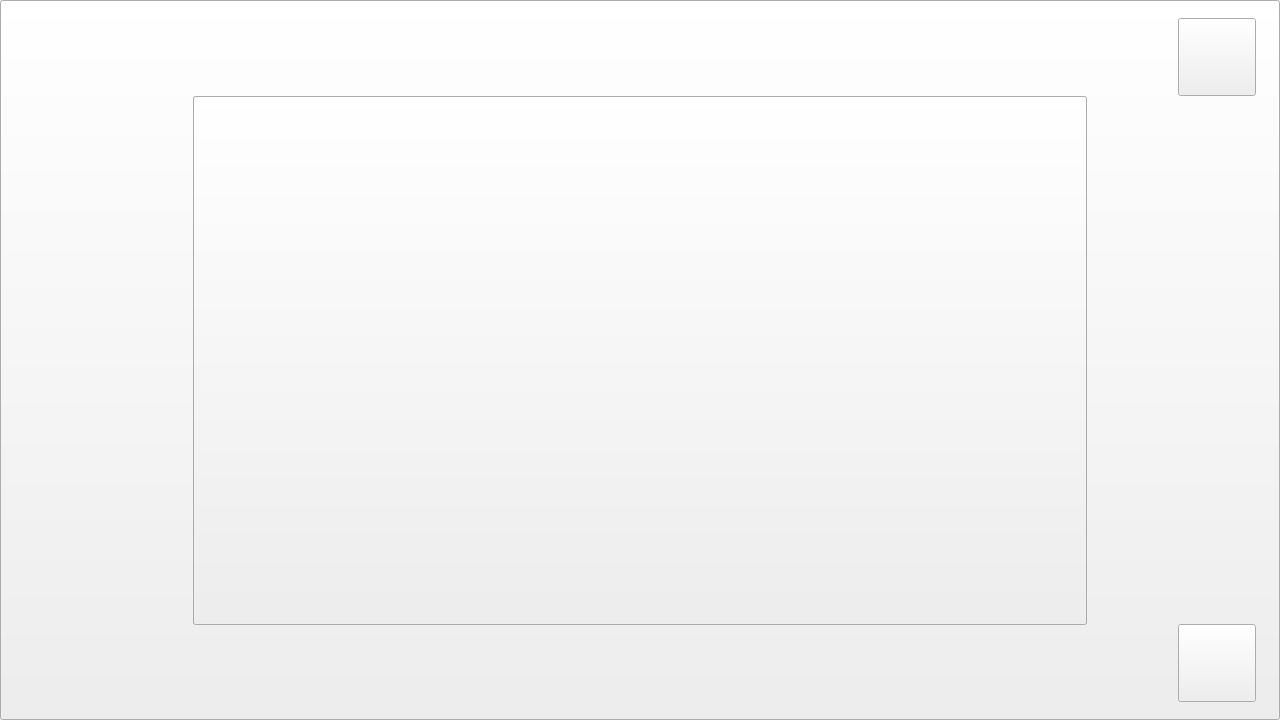
<?xml version="1.0" encoding="UTF-8"?>
<ui version="4.0">
 <class>MainWindow</class>
 <widget class="QWidget" name="MainWindow">
  <property name="geometry">
   <rect>
    <x>0</x>
    <y>0</y>
    <width>1280</width>
    <height>720</height>
   </rect>
  </property>
  <property name="minimumSize">
   <size>
    <width>1280</width>
    <height>720</height>
   </size>
  </property>
  <property name="maximumSize">
   <size>
    <width>1280</width>
    <height>720</height>
   </size>
  </property>
  <property name="windowTitle">
   <string>Soduku-MainWindow</string>
  </property>
  <widget class="QPushButton" name="buttonLove">
   <property name="geometry">
    <rect>
     <x>1178</x>
     <y>18</y>
     <width>78</width>
     <height>78</height>
    </rect>
   </property>
   <property name="minimumSize">
    <size>
     <width>78</width>
     <height>78</height>
    </size>
   </property>
   <property name="maximumSize">
    <size>
     <width>78</width>
     <height>78</height>
    </size>
   </property>
   <property name="styleSheet">
    <string notr="true">border-image: url(:/resources/MainWindow/buttonLove.png);</string>
   </property>
   <property name="text">
    <string/>
   </property>
  </widget>
  <widget class="QPushButton" name="buttonIntro">
   <property name="geometry">
    <rect>
     <x>1178</x>
     <y>624</y>
     <width>78</width>
     <height>78</height>
    </rect>
   </property>
   <property name="minimumSize">
    <size>
     <width>78</width>
     <height>78</height>
    </size>
   </property>
   <property name="maximumSize">
    <size>
     <width>78</width>
     <height>78</height>
    </size>
   </property>
   <property name="styleSheet">
    <string notr="true">border-image: url(:/resources/MainWindow/buttonIntro.png);</string>
   </property>
   <property name="text">
    <string/>
   </property>
  </widget>
  <widget class="QPushButton" name="buttonStart">
   <property name="geometry">
    <rect>
     <x>462</x>
     <y>294</y>
     <width>355</width>
     <height>101</height>
    </rect>
   </property>
   <property name="minimumSize">
    <size>
     <width>355</width>
     <height>101</height>
    </size>
   </property>
   <property name="maximumSize">
    <size>
     <width>355</width>
     <height>101</height>
    </size>
   </property>
   <property name="styleSheet">
    <string notr="true">border-image: url(:/resources/MainWindow/buttonStart.png);</string>
   </property>
   <property name="text">
    <string/>
   </property>
  </widget>
  <widget class="QPushButton" name="buttonBackground">
   <property name="geometry">
    <rect>
     <x>0</x>
     <y>0</y>
     <width>1280</width>
     <height>720</height>
    </rect>
   </property>
   <property name="minimumSize">
    <size>
     <width>1280</width>
     <height>720</height>
    </size>
   </property>
   <property name="maximumSize">
    <size>
     <width>1280</width>
     <height>720</height>
    </size>
   </property>
   <property name="styleSheet">
    <string notr="true">border-image: url(:/resources/MainWindow/buttonBackground.png);</string>
   </property>
   <property name="text">
    <string/>
   </property>
  </widget>
  <widget class="QPushButton" name="buttonIntroText">
   <property name="geometry">
    <rect>
     <x>193</x>
     <y>96</y>
     <width>894</width>
     <height>529</height>
    </rect>
   </property>
   <property name="minimumSize">
    <size>
     <width>894</width>
     <height>529</height>
    </size>
   </property>
   <property name="maximumSize">
    <size>
     <width>894</width>
     <height>529</height>
    </size>
   </property>
   <property name="styleSheet">
    <string notr="true">border-image: url(:/resources/MainWindow/buttonIntroText.png);</string>
   </property>
   <property name="text">
    <string/>
   </property>
  </widget>
  <widget class="QPushButton" name="buttonLoveText">
   <property name="geometry">
    <rect>
     <x>193</x>
     <y>96</y>
     <width>894</width>
     <height>529</height>
    </rect>
   </property>
   <property name="minimumSize">
    <size>
     <width>894</width>
     <height>529</height>
    </size>
   </property>
   <property name="maximumSize">
    <size>
     <width>894</width>
     <height>529</height>
    </size>
   </property>
   <property name="styleSheet">
    <string notr="true">border-image: url(:/resources/MainWindow/buttonLoveText.png);</string>
   </property>
   <property name="text">
    <string/>
   </property>
  </widget>
  <widget class="QPushButton" name="buttonModeEasy">
   <property name="geometry">
    <rect>
     <x>462</x>
     <y>491</y>
     <width>355</width>
     <height>101</height>
    </rect>
   </property>
   <property name="minimumSize">
    <size>
     <width>355</width>
     <height>101</height>
    </size>
   </property>
   <property name="maximumSize">
    <size>
     <width>355</width>
     <height>101</height>
    </size>
   </property>
   <property name="styleSheet">
    <string notr="true">border-image: url(:/resources/MainWindow/buttonModeEasy.png);</string>
   </property>
   <property name="text">
    <string/>
   </property>
  </widget>
  <widget class="QPushButton" name="buttonModeNormal">
   <property name="geometry">
    <rect>
     <x>462</x>
     <y>491</y>
     <width>355</width>
     <height>101</height>
    </rect>
   </property>
   <property name="minimumSize">
    <size>
     <width>355</width>
     <height>101</height>
    </size>
   </property>
   <property name="maximumSize">
    <size>
     <width>355</width>
     <height>101</height>
    </size>
   </property>
   <property name="styleSheet">
    <string notr="true">border-image: url(:/resources/MainWindow/buttonModeNormal.png);</string>
   </property>
   <property name="text">
    <string/>
   </property>
  </widget>
  <widget class="QPushButton" name="buttonModeHard">
   <property name="geometry">
    <rect>
     <x>462</x>
     <y>491</y>
     <width>355</width>
     <height>101</height>
    </rect>
   </property>
   <property name="minimumSize">
    <size>
     <width>355</width>
     <height>101</height>
    </size>
   </property>
   <property name="maximumSize">
    <size>
     <width>355</width>
     <height>101</height>
    </size>
   </property>
   <property name="styleSheet">
    <string notr="true">border-image: url(:/resources/MainWindow/buttonModeHard.png);</string>
   </property>
   <property name="text">
    <string/>
   </property>
  </widget>
  <widget class="QPushButton" name="buttonModeHell">
   <property name="geometry">
    <rect>
     <x>462</x>
     <y>491</y>
     <width>355</width>
     <height>101</height>
    </rect>
   </property>
   <property name="minimumSize">
    <size>
     <width>355</width>
     <height>101</height>
    </size>
   </property>
   <property name="maximumSize">
    <size>
     <width>355</width>
     <height>101</height>
    </size>
   </property>
   <property name="styleSheet">
    <string notr="true">border-image: url(:/resources/MainWindow/buttonModeHell.png);</string>
   </property>
   <property name="text">
    <string/>
   </property>
  </widget>
  <zorder>buttonBackground</zorder>
  <zorder>buttonLove</zorder>
  <zorder>buttonIntro</zorder>
  <zorder>buttonStart</zorder>
  <zorder>buttonModeEasy</zorder>
  <zorder>buttonModeNormal</zorder>
  <zorder>buttonModeHard</zorder>
  <zorder>buttonModeHell</zorder>
  <zorder>buttonLoveText</zorder>
  <zorder>buttonIntroText</zorder>
 </widget>
 <resources>
  <include location="../MainWindowResources.qrc"/>
 </resources>
 <connections/>
</ui>
